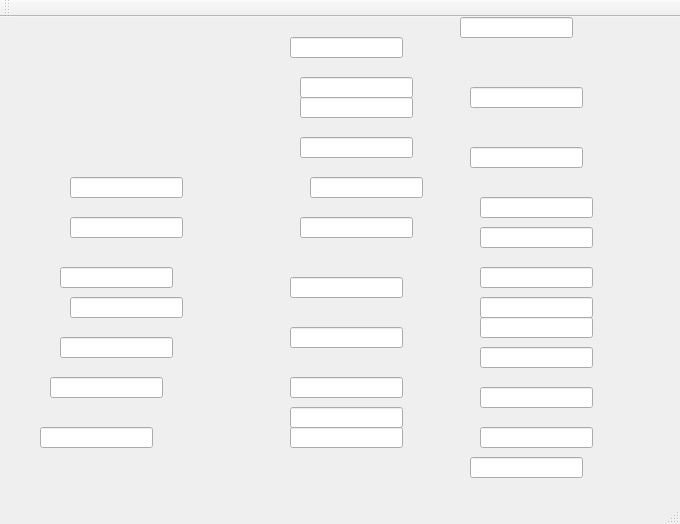
<?xml version="1.0" encoding="UTF-8"?>
<ui version="4.0">
 <class>MainWindow</class>
 <widget class="QMainWindow" name="MainWindow">
  <property name="geometry">
   <rect>
    <x>0</x>
    <y>0</y>
    <width>680</width>
    <height>524</height>
   </rect>
  </property>
  <property name="windowTitle">
   <string>MainWindow</string>
  </property>
  <widget class="QWidget" name="centralWidget">
   <widget class="QLineEdit" name="lineEdit">
    <property name="geometry">
     <rect>
      <x>70</x>
      <y>160</y>
      <width>113</width>
      <height>21</height>
     </rect>
    </property>
   </widget>
   <widget class="QLineEdit" name="lineEdit_2">
    <property name="geometry">
     <rect>
      <x>70</x>
      <y>200</y>
      <width>113</width>
      <height>21</height>
     </rect>
    </property>
   </widget>
   <widget class="QLineEdit" name="lineEdit_3">
    <property name="geometry">
     <rect>
      <x>60</x>
      <y>250</y>
      <width>113</width>
      <height>21</height>
     </rect>
    </property>
   </widget>
   <widget class="QLineEdit" name="lineEdit_4">
    <property name="geometry">
     <rect>
      <x>70</x>
      <y>280</y>
      <width>113</width>
      <height>21</height>
     </rect>
    </property>
   </widget>
   <widget class="QLineEdit" name="lineEdit_5">
    <property name="geometry">
     <rect>
      <x>60</x>
      <y>320</y>
      <width>113</width>
      <height>21</height>
     </rect>
    </property>
   </widget>
   <widget class="QLineEdit" name="lineEdit_6">
    <property name="geometry">
     <rect>
      <x>50</x>
      <y>360</y>
      <width>113</width>
      <height>21</height>
     </rect>
    </property>
   </widget>
   <widget class="QLineEdit" name="lineEdit_7">
    <property name="geometry">
     <rect>
      <x>40</x>
      <y>410</y>
      <width>113</width>
      <height>21</height>
     </rect>
    </property>
   </widget>
   <widget class="QLineEdit" name="lineEdit_8">
    <property name="geometry">
     <rect>
      <x>290</x>
      <y>20</y>
      <width>113</width>
      <height>21</height>
     </rect>
    </property>
   </widget>
   <widget class="QLineEdit" name="lineEdit_9">
    <property name="geometry">
     <rect>
      <x>300</x>
      <y>60</y>
      <width>113</width>
      <height>21</height>
     </rect>
    </property>
   </widget>
   <widget class="QLineEdit" name="lineEdit_10">
    <property name="geometry">
     <rect>
      <x>300</x>
      <y>80</y>
      <width>113</width>
      <height>21</height>
     </rect>
    </property>
   </widget>
   <widget class="QLineEdit" name="lineEdit_11">
    <property name="geometry">
     <rect>
      <x>300</x>
      <y>120</y>
      <width>113</width>
      <height>21</height>
     </rect>
    </property>
   </widget>
   <widget class="QLineEdit" name="lineEdit_12">
    <property name="geometry">
     <rect>
      <x>310</x>
      <y>160</y>
      <width>113</width>
      <height>21</height>
     </rect>
    </property>
   </widget>
   <widget class="QLineEdit" name="lineEdit_13">
    <property name="geometry">
     <rect>
      <x>300</x>
      <y>200</y>
      <width>113</width>
      <height>21</height>
     </rect>
    </property>
   </widget>
   <widget class="QLineEdit" name="lineEdit_14">
    <property name="geometry">
     <rect>
      <x>290</x>
      <y>260</y>
      <width>113</width>
      <height>21</height>
     </rect>
    </property>
   </widget>
   <widget class="QLineEdit" name="lineEdit_15">
    <property name="geometry">
     <rect>
      <x>290</x>
      <y>310</y>
      <width>113</width>
      <height>21</height>
     </rect>
    </property>
   </widget>
   <widget class="QLineEdit" name="lineEdit_16">
    <property name="geometry">
     <rect>
      <x>290</x>
      <y>360</y>
      <width>113</width>
      <height>21</height>
     </rect>
    </property>
   </widget>
   <widget class="QLineEdit" name="lineEdit_17">
    <property name="geometry">
     <rect>
      <x>290</x>
      <y>390</y>
      <width>113</width>
      <height>21</height>
     </rect>
    </property>
   </widget>
   <widget class="QLineEdit" name="lineEdit_18">
    <property name="geometry">
     <rect>
      <x>290</x>
      <y>410</y>
      <width>113</width>
      <height>21</height>
     </rect>
    </property>
   </widget>
   <widget class="QLineEdit" name="lineEdit_19">
    <property name="geometry">
     <rect>
      <x>460</x>
      <y>0</y>
      <width>113</width>
      <height>21</height>
     </rect>
    </property>
   </widget>
   <widget class="QLineEdit" name="lineEdit_20">
    <property name="geometry">
     <rect>
      <x>470</x>
      <y>70</y>
      <width>113</width>
      <height>21</height>
     </rect>
    </property>
   </widget>
   <widget class="QLineEdit" name="lineEdit_21">
    <property name="geometry">
     <rect>
      <x>470</x>
      <y>130</y>
      <width>113</width>
      <height>21</height>
     </rect>
    </property>
   </widget>
   <widget class="QLineEdit" name="lineEdit_22">
    <property name="geometry">
     <rect>
      <x>480</x>
      <y>180</y>
      <width>113</width>
      <height>21</height>
     </rect>
    </property>
   </widget>
   <widget class="QLineEdit" name="lineEdit_23">
    <property name="geometry">
     <rect>
      <x>480</x>
      <y>210</y>
      <width>113</width>
      <height>21</height>
     </rect>
    </property>
   </widget>
   <widget class="QLineEdit" name="lineEdit_24">
    <property name="geometry">
     <rect>
      <x>480</x>
      <y>250</y>
      <width>113</width>
      <height>21</height>
     </rect>
    </property>
   </widget>
   <widget class="QLineEdit" name="lineEdit_25">
    <property name="geometry">
     <rect>
      <x>480</x>
      <y>280</y>
      <width>113</width>
      <height>21</height>
     </rect>
    </property>
   </widget>
   <widget class="QLineEdit" name="lineEdit_26">
    <property name="geometry">
     <rect>
      <x>480</x>
      <y>300</y>
      <width>113</width>
      <height>21</height>
     </rect>
    </property>
   </widget>
   <widget class="QLineEdit" name="lineEdit_27">
    <property name="geometry">
     <rect>
      <x>480</x>
      <y>330</y>
      <width>113</width>
      <height>21</height>
     </rect>
    </property>
   </widget>
   <widget class="QLineEdit" name="lineEdit_28">
    <property name="geometry">
     <rect>
      <x>480</x>
      <y>370</y>
      <width>113</width>
      <height>21</height>
     </rect>
    </property>
   </widget>
   <widget class="QLineEdit" name="lineEdit_29">
    <property name="geometry">
     <rect>
      <x>480</x>
      <y>410</y>
      <width>113</width>
      <height>21</height>
     </rect>
    </property>
   </widget>
   <widget class="QLineEdit" name="lineEdit_30">
    <property name="geometry">
     <rect>
      <x>470</x>
      <y>440</y>
      <width>113</width>
      <height>21</height>
     </rect>
    </property>
   </widget>
  </widget>
  <widget class="QMenuBar" name="menuBar">
   <property name="geometry">
    <rect>
     <x>0</x>
     <y>0</y>
     <width>680</width>
     <height>26</height>
    </rect>
   </property>
  </widget>
  <widget class="QToolBar" name="mainToolBar">
   <attribute name="toolBarArea">
    <enum>TopToolBarArea</enum>
   </attribute>
   <attribute name="toolBarBreak">
    <bool>false</bool>
   </attribute>
  </widget>
  <widget class="QStatusBar" name="statusBar"/>
 </widget>
 <layoutdefault spacing="6" margin="11"/>
 <resources/>
 <connections/>
</ui>
